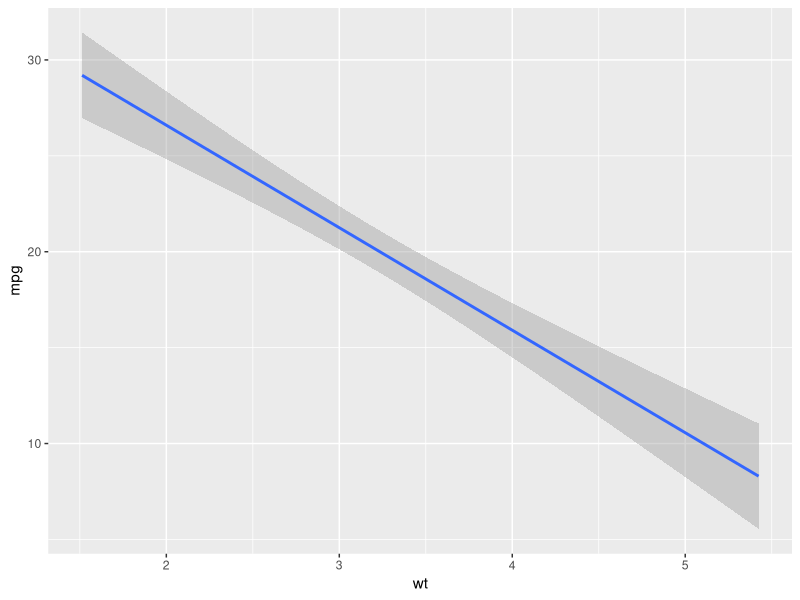
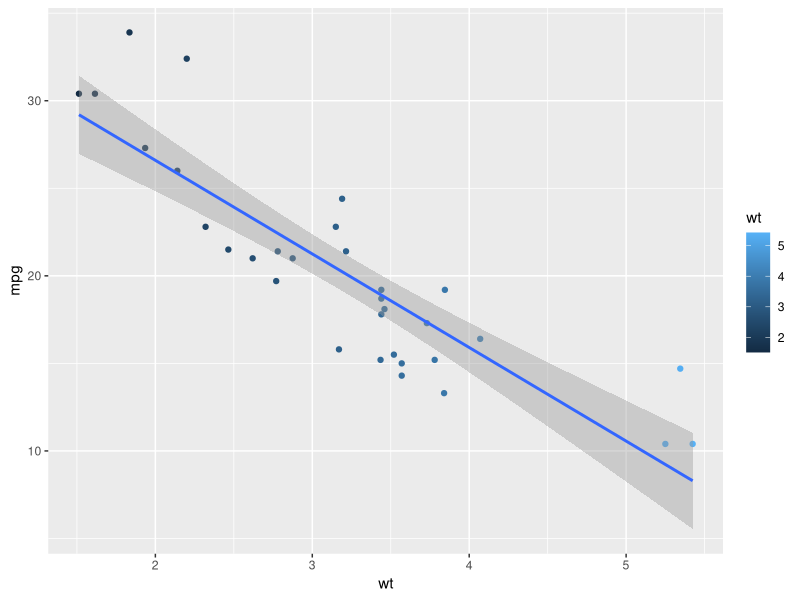
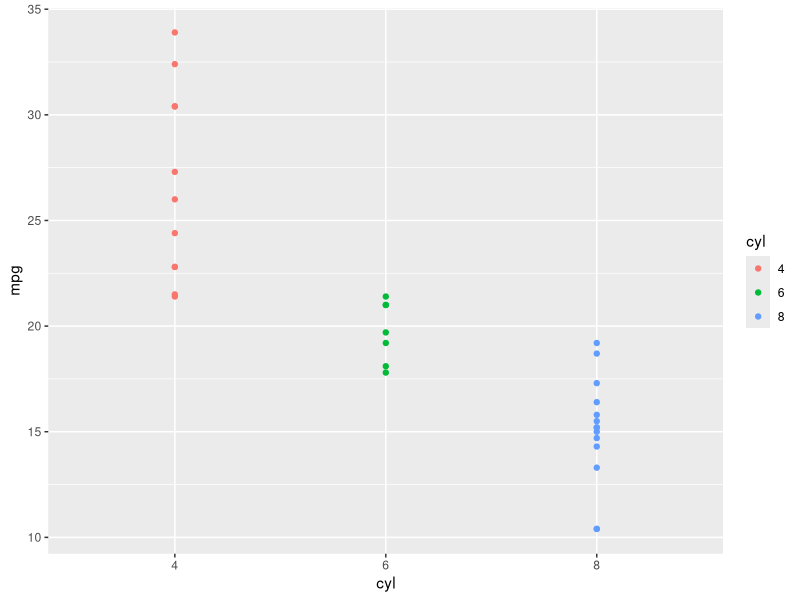
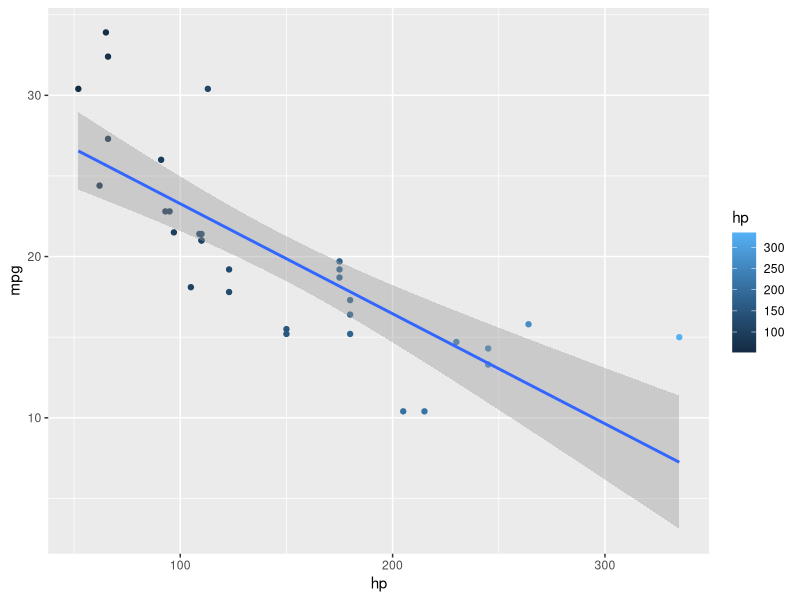

The R source for these figures, in order: (Note: this script raises an error after producing the figures.)
library(ggplot2)
library(GGally)
library(MASS)

data(mtcars)

mtcars$cyl  <- factor(mtcars$cyl)
mtcars$vs   <- factor(mtcars$vs)
mtcars$am   <- factor(mtcars$am, labels = c("Automatic", "Manual"))
mtcars$gear <- factor(mtcars$gear)
mtcars$carb <- factor(mtcars$carb)

#exploratory data analysis:
#pairs(mpg ~ ., data = mtcars, )
g <- ggpairs(mtcars[,c("mpg","cyl","disp","wt")], diag = list(continuous = "blank"), title = "Pairs plot")
#print(g)

g <- ggplot(mtcars, aes(x = am, y = mpg, color = am)) + 
    geom_boxplot(outlier.colour = "green") +
    labs(title = "Miles per Gallon by Transmission Type\n") +
    theme(axis.title = element_blank(), legend.position = 'none')
#print(g)

g = ggplot(mtcars, aes(x = wt, y = mpg)) +
    geom_smooth(method = "lm")
#print(g)


g1 <- ggplot(mtcars, aes(x = wt, y = mpg)) +
    geom_point(aes(y = mpg, x = wt,  colour = wt)) +
    geom_smooth(method = "lm")

g2 <- ggplot(mtcars, aes(x = cyl, y = mpg)) +
    geom_point(aes(y = mpg, x = cyl, colour = cyl)) +
    geom_smooth(method = "lm")

g3 <- ggplot(mtcars, aes(x = hp, y = mpg)) +
    geom_point(aes(y = mpg, x = hp,  colour = hp)) +
    geom_smooth(method = "lm")

multiplot(g1, g2, g3, cols = 2)


#regression
# Stepwise Regression
#fit <- lm(mpg~., data = mtcars)
#step <- stepAIC(fit, direction = "both")
#step$anova # display results